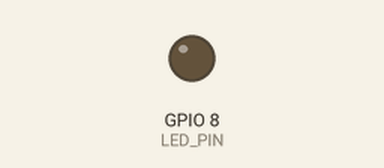
Simulated run of this program. Board: ESP32-C3. Shown: output pins drawn as LEDs (lit = HIGH). USB keyboard and mouse output is not drawn; what the program prints to the serial monitor is not drawn.

Above: at 0.3 s.
Timing chart, 0 to 1.8 s (numbered marks = the images above):
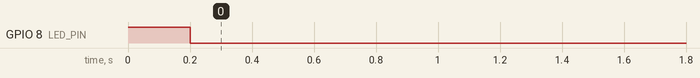

The program:

main.cpp
```cpp
/*
 * ESP32-C3 SuperMini — BLE keyboard that stops an iPhone/iPad from auto-locking.
 *
 * Pairs as a Bluetooth keyboard and, while connected, taps one key every
 * SEND_INTERVAL_MS. iOS treats it as user input and resets the Auto-Lock timer,
 * so the screen never sleeps while the board is connected and powered.
 *
 * KEY CHOICE — Shift vs F15:
 *   Research warns that a bare modifier (Shift) is unreliable on iOS, because
 *   modifiers ride a separate HID bitmask that iOS sometimes ignores; the
 *   "safe" choice is a real non-modifier no-op key such as F15.
 *   HOWEVER, this was tested on a real iPhone and KEY_LEFT_SHIFT DID keep the
 *   screen awake, so Shift is the default here. If it ever fails to hold the
 *   screen on your device, switch WAKE_KEY to KEY_F15.
 *
 * Library: T-vK/ESP32-BLE-Keyboard @ 0.3.2-beta in NimBLE mode.
 * Build pins live in platformio.ini and are load-bearing (see README).
 */

#include <BleKeyboard.h>

// ---- Tunables --------------------------------------------------------------
BleKeyboard bleKeyboard("KeepAwake", "Espressif", 100);   // name shown in the iOS Bluetooth list

static const uint32_t SEND_INTERVAL_MS = 15000;          // tap a key every 15 s
static const uint8_t  WAKE_KEY         = KEY_LEFT_SHIFT;  // see "KEY CHOICE" above; KEY_F15 is the fallback
// ---------------------------------------------------------------------------

// The C3 SuperMini's onboard LED is GPIO8 and is ACTIVE-LOW (LOW = lit).
static const uint8_t LED_PIN = 8;

static uint32_t lastSend     = 0;
static uint32_t lastBlink    = 0;
static bool     blinkOn      = false;
static bool     wasConnected = false;

static inline void led(bool on) { digitalWrite(LED_PIN, on ? LOW : HIGH); }  // active-low

void setup() {
  pinMode(LED_PIN, OUTPUT);
  led(false);

  Serial.begin(115200);  // over native USB-C; the baud value is ignored by USB-CDC
  delay(200);            // do NOT use `while (!Serial)` on the C3 — it can hang

  // Run at 80 MHz instead of the default 160 MHz. NOTE: this barely changes
  // temperature (the heat is the on-board LDO, not the CPU — see README), but it
  // is harmless and trims a little power. Do NOT go below 80 MHz: the BLE radio
  // needs APB = 80 MHz, and dropping lower silently drops the connection.
  setCpuFrequencyMhz(80);
  Serial.printf("[KeepAwake] booting @ %u MHz, chip temp %.1f C, advertising...\n",
                getCpuFrequencyMhz(), temperatureRead());

  bleKeyboard.begin();   // start BLE advertising
}

void loop() {
  const uint32_t now = millis();

  if (bleKeyboard.isConnected()) {
    led(true);                            // solid LED = connected/paired
    if (!wasConnected) {
      wasConnected = true;
      Serial.println("[KeepAwake] connected.");
      lastSend = now - SEND_INTERVAL_MS;  // fire one keypress immediately on connect
    }
    if (now - lastSend >= SEND_INTERVAL_MS) {
      bleKeyboard.write(WAKE_KEY);        // single press + release
      lastSend = now;
      Serial.printf("[KeepAwake] sent key, chip temp %.1f C\n", temperatureRead());
    }
  } else {
    if (wasConnected) {
      wasConnected = false;
      Serial.println("[KeepAwake] disconnected, advertising again...");
    }
    // Slow blink = powered and waiting for the phone to connect.
    if (now - lastBlink >= 500) {
      blinkOn = !blinkOn;
      led(blinkOn);
      lastBlink = now;
    }
  }

  delay(10);
}
```

Measured:
- by itself, GPIO 8 (LED_PIN): HIGH → LOW at 0.20 s
